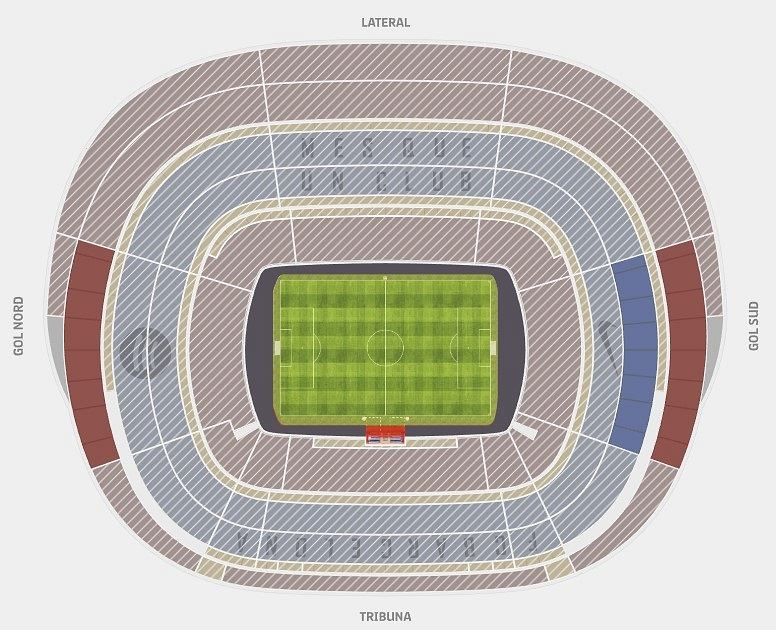
#> input picture estadi.jpg, 776 x 630 px
$ python pintaSeients.py
#> lines starting #> are read from the running program, lines starting #| are printed output that depends on the picture
### assignaSeientsFans.py
import random

# [19 lines left out: function rand_alloc_seats, not called in this run]

import random

def allocate_seats(num_members, num_friends, num_rows, seats_per_row):
#> called with num_members = 40, num_friends = 60, num_rows = 5, seats_per_row = 20
    if num_members > num_rows * seats_per_row:
        print("Error: Not enough seats available for members.")
        return None

    total_seats = num_rows * seats_per_row
    seats = [['N' for _ in range(seats_per_row)] for _ in range(num_rows)]

    # Allocate members to their seats
    member_seats = random.sample(range(total_seats), num_members)
    for member_seat in member_seats:
        row = member_seat // seats_per_row
        seat_in_row = member_seat % seats_per_row
        seats[row][seat_in_row] = "M"  # Marking member seats

    # Allocate friends next to their member friends in the same row
    for row in range(num_rows):
        row_seats = seats[row]
        member_indices = [i for i, seat in enumerate(row_seats) if seat == "M"]
        friend_indices = [i for i, seat in enumerate(row_seats) if seat == "N"]

        if member_indices and friend_indices:
            random.shuffle(friend_indices)
            for member_index in member_indices:
                if friend_indices:
                    friend_index = friend_indices.pop()
                    row_seats[friend_index] = "F"  # Marking friend seats

    return seats

# [9 lines of commented-out code are left out]

### printingFriends.py

def print_member_friends(seats):
    for row, row_seats in enumerate(seats):
        for seat, marker in enumerate(row_seats):
            if marker == "M":
                member_seat_num = (row * len(seats[0])) + seat + 1
                friends = []
                for ds in [-1, 0, 1]:
                    if 0 <= seat + ds < len(row_seats) and row_seats[seat + ds] == "F":
                        friends.append((row * len(seats[0])) + seat + ds + 1)
                print(f"Member Seat {member_seat_num}: Friends Seats {friends}")
# [8 lines of commented-out code are left out]

### pintaSeients.py

import assignaSeientsFans as asei
import printingFriends as prif


import matplotlib.pyplot as plt
import matplotlib.image as mpimg
import numpy as np

def draw_oval_stadium(seats, num_zones, zone_colors):
    # Define the oval stadium
#> called with num_zones = 4
    fig, ax = plt.subplots()
    ax.set_aspect('equal')
    ax.set_axis_off()

    # Load and set the background image
    background_img = mpimg.imread('estadi.jpg')  # Replace 'background_image.jpg' with your image file
#> background_img is the input picture: shape (630, 776, 3); mean R, G, B 192.7, 189.2, 183
    ax.imshow(background_img, extent=[0, 60, 3, 40], alpha=0.5)

    # Define stadium parameters
    stadium_width = 40.0
    stadium_length = 60.0
    center_x = stadium_length / 2
    center_y = stadium_width / 2
    radius_x = stadium_length / 2
    radius_y = stadium_width / 2

    # Draw the oval stadium
    ellipse = plt.matplotlib.patches.Ellipse(
        (center_x, center_y), width=stadium_length, height=stadium_width, fill=False, color='black', lw=2
    )
    ax.add_patch(ellipse)

    # Calculate seat positions in oval stadium
    num_rows = len(seats)
    seats_per_row = len(seats[0])
    zone_size = seats_per_row // num_zones
    total_seats = num_rows * seats_per_row

    seat_numbers = list(range(1, total_seats + 1))
    np.random.shuffle(seat_numbers)

    for row in range(num_rows):
        for seat in range(seats_per_row):
            zone_index = min(seat // zone_size, num_zones - 1)
            zone_color = zone_colors[zone_index]
            angle = (seat / seats_per_row) * np.pi * 2
            x = center_x + (radius_x - row * stadium_width / (2 * num_rows)) * np.cos(angle)
            y = center_y + (radius_y - row * stadium_width / (2 * num_rows)) * np.sin(angle)
            seat_num = seat_numbers.pop(0)
            circle = plt.Circle((x, y), 0.2, color=zone_color, alpha=0.7)
            ax.add_patch(circle)
            plt.text(x, y - 0.5, str(seat_num), ha='center', va='center', fontsize=8)

    plt.xlim(0, stadium_length)
    plt.ylim(0, stadium_width)
    plt.gca().invert_yaxis()
    plt.gca().set_aspect('equal', adjustable='box')
    plt.show()
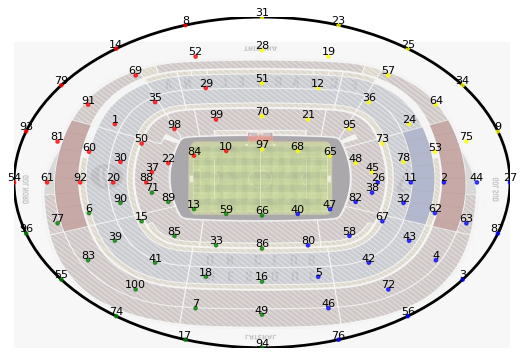
#> figure drawn by matplotlib, 1 panel

# Example usage:
num_zones = 4
seats_per_row = 20
num_rows = 5
num_members = 40
num_friends = 60


# allocated_seats = asei.rand_alloc_seats(num_members, num_friends, num_zones)
allocated_seats = asei.allocate_seats(num_members, num_friends, num_rows, seats_per_row)
print("allocated seats:")
print(allocated_seats)
zone_colors = ['blue', 'green', 'red', 'yellow']  # Color for each zone
prif.print_member_friends(allocated_seats)
draw_oval_stadium(allocated_seats, num_zones, zone_colors)

$ run again, with assignacio_random.png saved as estadi.jpg
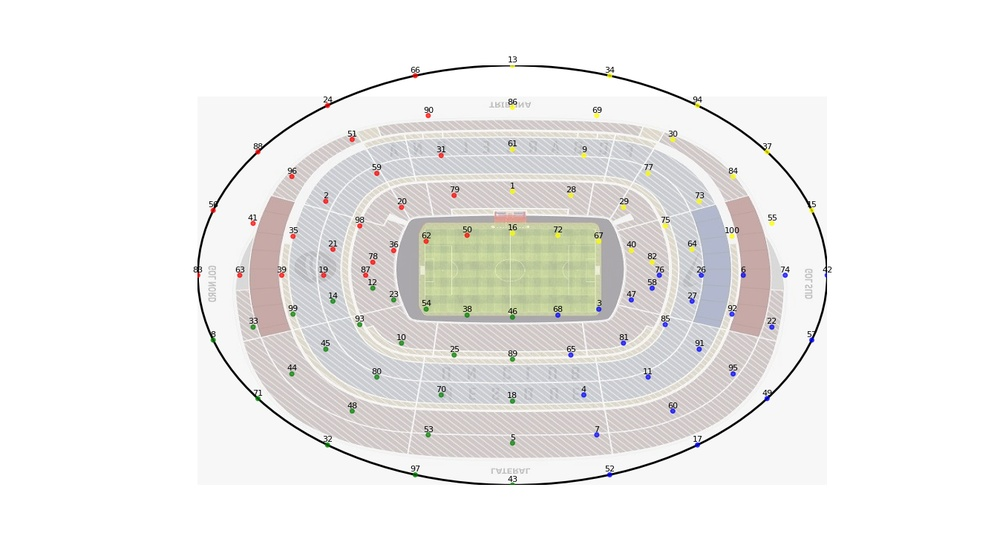
#> input picture assignacio_random.png, 1000 x 545 px, shrunk from 1347 x 734 before the run
#> in draw_oval_stadium, background_img is the input picture: shape (545, 1000, 3); mean R, G, B 238.5, 237.6, 236.1
#> in draw_oval_stadium, `plt.show()`:
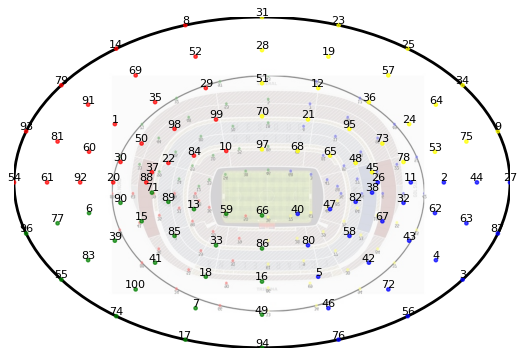
#> figure drawn by matplotlib, 1 panel
